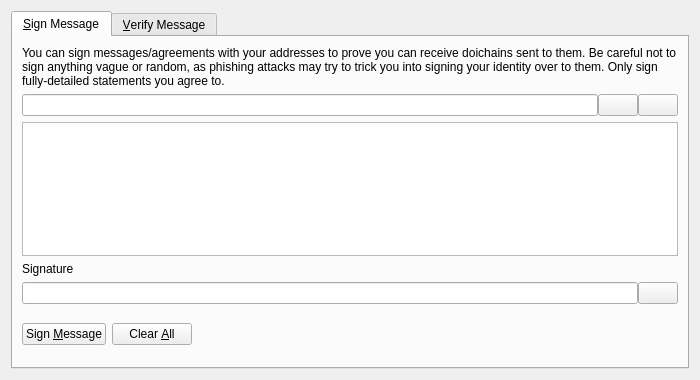
<?xml version="1.0" encoding="UTF-8"?>
<ui version="4.0">
 <class>SignVerifyMessageDialog</class>
 <widget class="QDialog" name="SignVerifyMessageDialog">
  <property name="geometry">
   <rect>
    <x>0</x>
    <y>0</y>
    <width>700</width>
    <height>380</height>
   </rect>
  </property>
  <property name="windowTitle">
   <string>Signatures - Sign / Verify a Message</string>
  </property>
  <property name="modal">
   <bool>true</bool>
  </property>
  <layout class="QVBoxLayout" name="verticalLayout">
   <item>
    <widget class="QTabWidget" name="tabWidget">
     <property name="currentIndex">
      <number>0</number>
     </property>
     <widget class="QWidget" name="tabSignMessage">
      <attribute name="title">
       <string>&amp;Sign Message</string>
      </attribute>
      <layout class="QVBoxLayout" name="verticalLayout_SM">
       <item>
        <widget class="QLabel" name="infoLabel_SM">
         <property name="text">
          <string>You can sign messages/agreements with your addresses to prove you can receive doichains sent to them. Be careful not to sign anything vague or random, as phishing attacks may try to trick you into signing your identity over to them. Only sign fully-detailed statements you agree to.</string>
         </property>
         <property name="textFormat">
          <enum>Qt::PlainText</enum>
         </property>
         <property name="wordWrap">
          <bool>true</bool>
         </property>
        </widget>
       </item>
       <item>
        <layout class="QHBoxLayout" name="horizontalLayout_1_SM">
         <property name="spacing">
          <number>0</number>
         </property>
         <item>
          <widget class="QValidatedLineEdit" name="addressIn_SM">
           <property name="toolTip">
            <string>The doichain address to sign the message with</string>
           </property>
          </widget>
         </item>
         <item>
          <widget class="QPushButton" name="addressBookButton_SM">
           <property name="toolTip">
            <string>Choose previously used address</string>
           </property>
           <property name="text">
            <string/>
           </property>
           <property name="icon">
            <iconset resource="../bitcoin.qrc">
             <normaloff>:/icons/address-book</normaloff>:/icons/address-book</iconset>
           </property>
           <property name="shortcut">
            <string>Alt+A</string>
           </property>
           <property name="autoDefault">
            <bool>false</bool>
           </property>
          </widget>
         </item>
         <item>
          <widget class="QPushButton" name="pasteButton_SM">
           <property name="toolTip">
            <string>Paste address from clipboard</string>
           </property>
           <property name="text">
            <string/>
           </property>
           <property name="icon">
            <iconset resource="../bitcoin.qrc">
             <normaloff>:/icons/editpaste</normaloff>:/icons/editpaste</iconset>
           </property>
           <property name="shortcut">
            <string>Alt+P</string>
           </property>
           <property name="autoDefault">
            <bool>false</bool>
           </property>
          </widget>
         </item>
        </layout>
       </item>
       <item>
        <widget class="QPlainTextEdit" name="messageIn_SM">
         <property name="toolTip">
          <string>Enter the message you want to sign here</string>
         </property>
        </widget>
       </item>
       <item>
        <widget class="QLabel" name="signatureLabel_SM">
         <property name="text">
          <string>Signature</string>
         </property>
         <property name="textFormat">
          <enum>Qt::PlainText</enum>
         </property>
        </widget>
       </item>
       <item>
        <layout class="QHBoxLayout" name="horizontalLayout_2_SM">
         <property name="spacing">
          <number>0</number>
         </property>
         <item>
          <widget class="QLineEdit" name="signatureOut_SM">
           <property name="font">
            <font>
             <italic>true</italic>
            </font>
           </property>
           <property name="readOnly">
            <bool>true</bool>
           </property>
          </widget>
         </item>
         <item>
          <widget class="QPushButton" name="copySignatureButton_SM">
           <property name="toolTip">
            <string>Copy the current signature to the system clipboard</string>
           </property>
           <property name="text">
            <string/>
           </property>
           <property name="icon">
            <iconset resource="../bitcoin.qrc">
             <normaloff>:/icons/editcopy</normaloff>:/icons/editcopy</iconset>
           </property>
           <property name="autoDefault">
            <bool>false</bool>
           </property>
          </widget>
         </item>
        </layout>
       </item>
       <item>
        <layout class="QHBoxLayout" name="horizontalLayout_3_SM">
         <item>
          <widget class="QPushButton" name="signMessageButton_SM">
           <property name="toolTip">
            <string>Sign the message to prove you own this doichain address</string>
           </property>
           <property name="text">
            <string>Sign &amp;Message</string>
           </property>
           <property name="icon">
            <iconset resource="../bitcoin.qrc">
             <normaloff>:/icons/edit</normaloff>:/icons/edit</iconset>
           </property>
           <property name="autoDefault">
            <bool>false</bool>
           </property>
          </widget>
         </item>
         <item>
          <widget class="QPushButton" name="clearButton_SM">
           <property name="toolTip">
            <string>Reset all sign message fields</string>
           </property>
           <property name="text">
            <string>Clear &amp;All</string>
           </property>
           <property name="icon">
            <iconset resource="../bitcoin.qrc">
             <normaloff>:/icons/remove</normaloff>:/icons/remove</iconset>
           </property>
           <property name="autoDefault">
            <bool>false</bool>
           </property>
          </widget>
         </item>
         <item>
          <spacer name="horizontalSpacer_1_SM">
           <property name="orientation">
            <enum>Qt::Horizontal</enum>
           </property>
           <property name="sizeHint" stdset="0">
            <size>
             <width>40</width>
             <height>48</height>
            </size>
           </property>
          </spacer>
         </item>
         <item>
          <widget class="QLabel" name="statusLabel_SM">
           <property name="font">
            <font>
             <weight>75</weight>
             <bold>true</bold>
            </font>
           </property>
           <property name="text">
            <string/>
           </property>
           <property name="wordWrap">
            <bool>true</bool>
           </property>
          </widget>
         </item>
         <item>
          <spacer name="horizontalSpacer_2_SM">
           <property name="orientation">
            <enum>Qt::Horizontal</enum>
           </property>
           <property name="sizeHint" stdset="0">
            <size>
             <width>40</width>
             <height>48</height>
            </size>
           </property>
          </spacer>
         </item>
        </layout>
       </item>
      </layout>
     </widget>
     <widget class="QWidget" name="tabVerifyMessage">
      <attribute name="title">
       <string>&amp;Verify Message</string>
      </attribute>
      <layout class="QVBoxLayout" name="verticalLayout_VM">
       <item>
        <widget class="QLabel" name="infoLabel_VM">
         <property name="text">
          <string>Enter the receiver's address, message (ensure you copy line breaks, spaces, tabs, etc. exactly) and signature below to verify the message. Be careful not to read more into the signature than what is in the signed message itself, to avoid being tricked by a man-in-the-middle attack. Note that this only proves the signing party receives with the address, it cannot prove sendership of any transaction!</string>
         </property>
         <property name="textFormat">
          <enum>Qt::PlainText</enum>
         </property>
         <property name="alignment">
          <set>Qt::AlignLeading|Qt::AlignLeft|Qt::AlignTop</set>
         </property>
         <property name="wordWrap">
          <bool>true</bool>
         </property>
        </widget>
       </item>
       <item>
        <layout class="QHBoxLayout" name="horizontalLayout_1_VM">
         <property name="spacing">
          <number>0</number>
         </property>
         <item>
          <widget class="QValidatedLineEdit" name="addressIn_VM">
           <property name="toolTip">
            <string>The doichain address the message was signed with</string>
           </property>
          </widget>
         </item>
         <item>
          <widget class="QPushButton" name="addressBookButton_VM">
           <property name="toolTip">
            <string>Choose previously used address</string>
           </property>
           <property name="text">
            <string/>
           </property>
           <property name="icon">
            <iconset resource="../bitcoin.qrc">
             <normaloff>:/icons/address-book</normaloff>:/icons/address-book</iconset>
           </property>
           <property name="shortcut">
            <string>Alt+A</string>
           </property>
           <property name="autoDefault">
            <bool>false</bool>
           </property>
          </widget>
         </item>
        </layout>
       </item>
       <item>
        <widget class="QPlainTextEdit" name="messageIn_VM"/>
       </item>
       <item>
        <widget class="QValidatedLineEdit" name="signatureIn_VM"/>
       </item>
       <item>
        <layout class="QHBoxLayout" name="horizontalLayout_2_VM">
         <item>
          <widget class="QPushButton" name="verifyMessageButton_VM">
           <property name="toolTip">
            <string>Verify the message to ensure it was signed with the specified doichain address</string>
           </property>
           <property name="text">
            <string>Verify &amp;Message</string>
           </property>
           <property name="icon">
            <iconset resource="../bitcoin.qrc">
             <normaloff>:/icons/transaction_0</normaloff>:/icons/transaction_0</iconset>
           </property>
           <property name="autoDefault">
            <bool>false</bool>
           </property>
          </widget>
         </item>
         <item>
          <widget class="QPushButton" name="clearButton_VM">
           <property name="toolTip">
            <string>Reset all verify message fields</string>
           </property>
           <property name="text">
            <string>Clear &amp;All</string>
           </property>
           <property name="icon">
            <iconset resource="../bitcoin.qrc">
             <normaloff>:/icons/remove</normaloff>:/icons/remove</iconset>
           </property>
           <property name="autoDefault">
            <bool>false</bool>
           </property>
          </widget>
         </item>
         <item>
          <spacer name="horizontalSpacer_1_VM">
           <property name="orientation">
            <enum>Qt::Horizontal</enum>
           </property>
           <property name="sizeHint" stdset="0">
            <size>
             <width>40</width>
             <height>48</height>
            </size>
           </property>
          </spacer>
         </item>
         <item>
          <widget class="QLabel" name="statusLabel_VM">
           <property name="font">
            <font>
             <weight>75</weight>
             <bold>true</bold>
            </font>
           </property>
           <property name="text">
            <string/>
           </property>
           <property name="wordWrap">
            <bool>true</bool>
           </property>
          </widget>
         </item>
         <item>
          <spacer name="horizontalSpacer_2_VM">
           <property name="orientation">
            <enum>Qt::Horizontal</enum>
           </property>
           <property name="sizeHint" stdset="0">
            <size>
             <width>40</width>
             <height>48</height>
            </size>
           </property>
          </spacer>
         </item>
        </layout>
       </item>
      </layout>
     </widget>
    </widget>
   </item>
  </layout>
 </widget>
 <customwidgets>
  <customwidget>
   <class>QValidatedLineEdit</class>
   <extends>QLineEdit</extends>
   <header>qt/qvalidatedlineedit.h</header>
  </customwidget>
 </customwidgets>
 <resources>
  <include location="../bitcoin.qrc"/>
 </resources>
 <connections/>
</ui>
